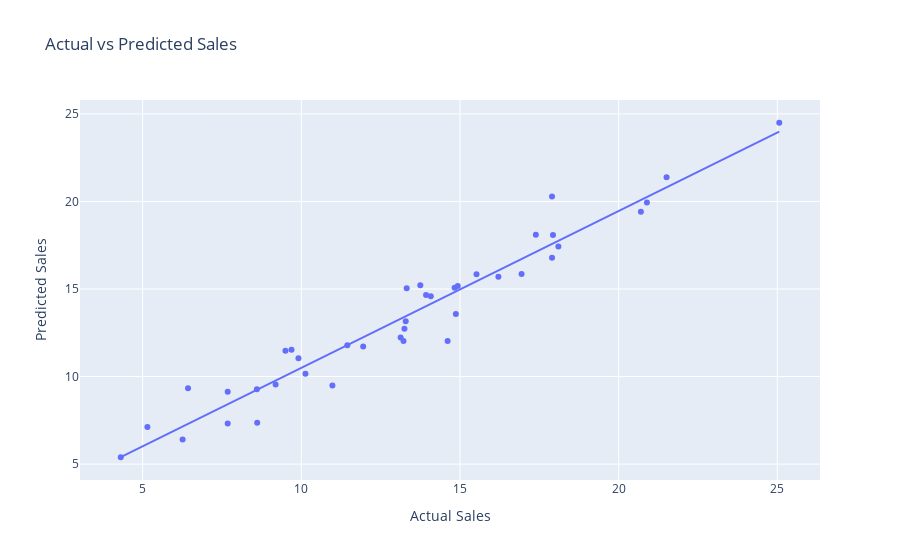

The notebook cell saved with this chart:
### Code cell
import plotly.express as px
import plotly.graph_objects as go

df_plot = pd.DataFrame({
    "Actual": y_test,
    "Predicted": y_pred
})

fig1 = px.scatter(df_plot, x="Actual", y="Predicted",
                  title="Actual vs Predicted Sales",
                  labels={"Actual": "Actual Sales", "Predicted": "Predicted Sales"},
                  trendline="ols")
fig1.update_layout(showlegend=False)
fig1.show()

### Figure 1 — Plotly figure (JSON) as saved in the notebook; plotly's stock layout.template omitted (floating-point values rounded to 4 significant figures)
{"data": [{"hovertemplate": "Actual Sales=%{x}<br>Predicted Sales=%{y}<extra></extra>", "legendgroup": "", "marker": {"color": "#636efa", "symbol": "circle"}, "mode": "markers", "name": "", "orientation": "v", "showlegend": false, "type": "scatter", "x": [13.32, 14.83, 9.19, 6.26, 21.51, 9.91, 10.98, 4.31, 6.43, 17.93, 15.52, 14.61, 16.21, 14.87, 16.94, 5.15, 10.13, 14.93, 14.08, 8.6, 17.9, 9.69, 18.1, 25.06, 7.68, 20.7, 13.22, 17.39, 13.29, 13.75, 13.13, 11.95, 13.25, 20.89, 8.61, 17.9, 7.68, 13.93, 11.45, 9.5], "xaxis": "x", "y": [15.05, 15.07, 9.553, 6.402, 21.38, 11.04, 9.495, 5.392, 9.327, 18.08, 15.85, 12.03, 15.71, 13.57, 15.86, 7.118, 10.16, 15.17, 14.58, 9.27, 20.28, 11.54, 17.43, 24.49, 7.318, 19.41, 12.03, 18.1, 13.16, 15.22, 12.23, 11.71, 12.73, 19.94, 7.361, 16.78, 9.126, 14.66, 11.79, 11.48], "yaxis": "y"}, {"hovertemplate": "<b>OLS trendline</b><br>Predicted = 0.896038 * Actual + 1.53215<br>R<sup>2</sup>=0.937378<br><br>Actual Sales=%{x}<br>Predicted Sales=%{y} <b>(trend)</b><extra></extra>", "legendgroup": "", "marker": {"color": "#636efa", "symbol": "circle"}, "mode": "lines", "name": "", "showlegend": false, "type": "scatter", "x": [4.31, 5.15, 6.26, 6.43, 7.68, 7.68, 8.6, 8.61, 9.19, 9.5, 9.69, 9.91, 10.13, 10.98, 11.45, 11.95, 13.13, 13.22, 13.25, 13.29, 13.32, 13.75, 13.93, 14.08, 14.61, 14.83, 14.87, 14.93, 15.52, 16.21, 16.94, 17.39, 17.9, 17.9, 17.93, 18.1, 20.7, 20.89, 21.51, 25.06], "xaxis": "x", "y": [5.394, 6.147, 7.141, 7.294, 8.414, 8.414, 9.238, 9.247, 9.767, 10.04, 10.21, 10.41, 10.61, 11.37, 11.79, 12.24, 13.3, 13.38, 13.4, 13.44, 13.47, 13.85, 14.01, 14.15, 14.62, 14.82, 14.86, 14.91, 15.44, 16.06, 16.71, 17.11, 17.57, 17.57, 17.6, 17.75, 20.08, 20.25, 20.81, 23.99], "yaxis": "y"}], "layout": {"legend": {"tracegroupgap": 0}, "showlegend": false, "title": {"text": "Actual vs Predicted Sales"}, "xaxis": {"anchor": "y", "domain": [0, 1], "title": {"text": "Actual Sales"}}, "yaxis": {"anchor": "x", "domain": [0, 1], "title": {"text": "Predicted Sales"}}}}
